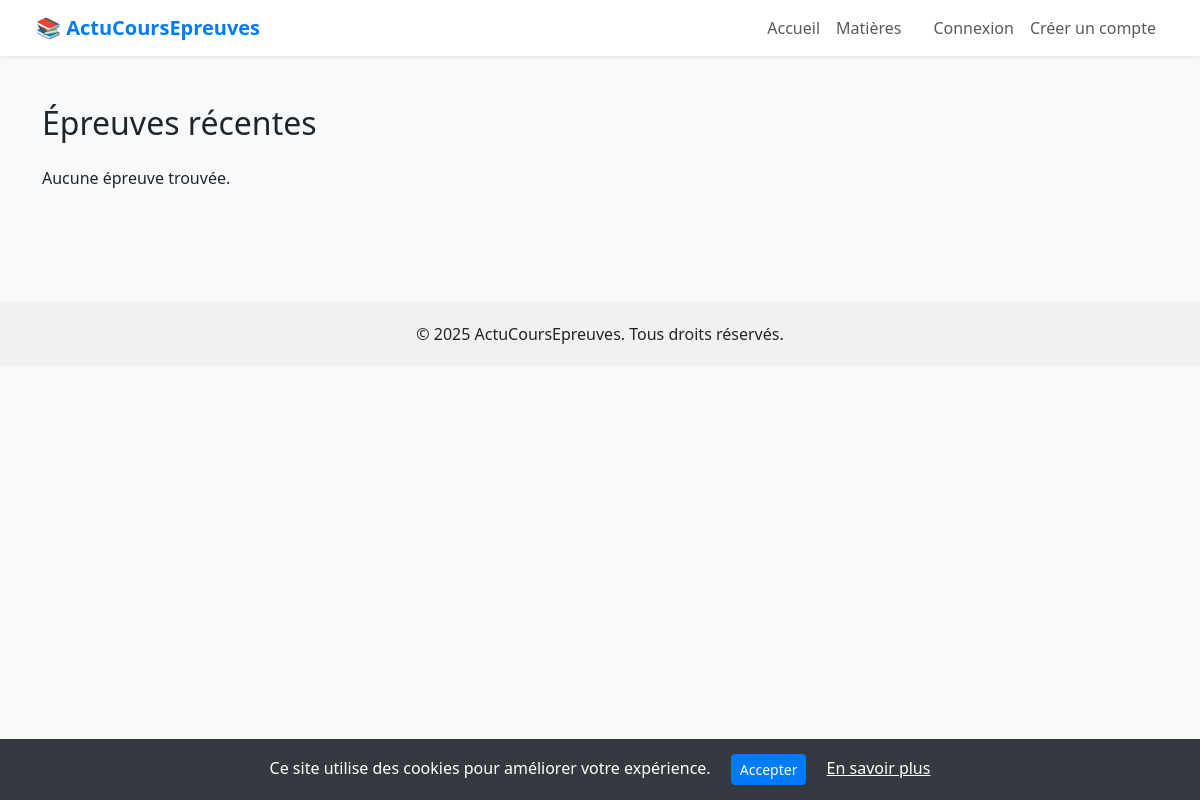
Page /epreuves-recentes/ on the earlier database version.
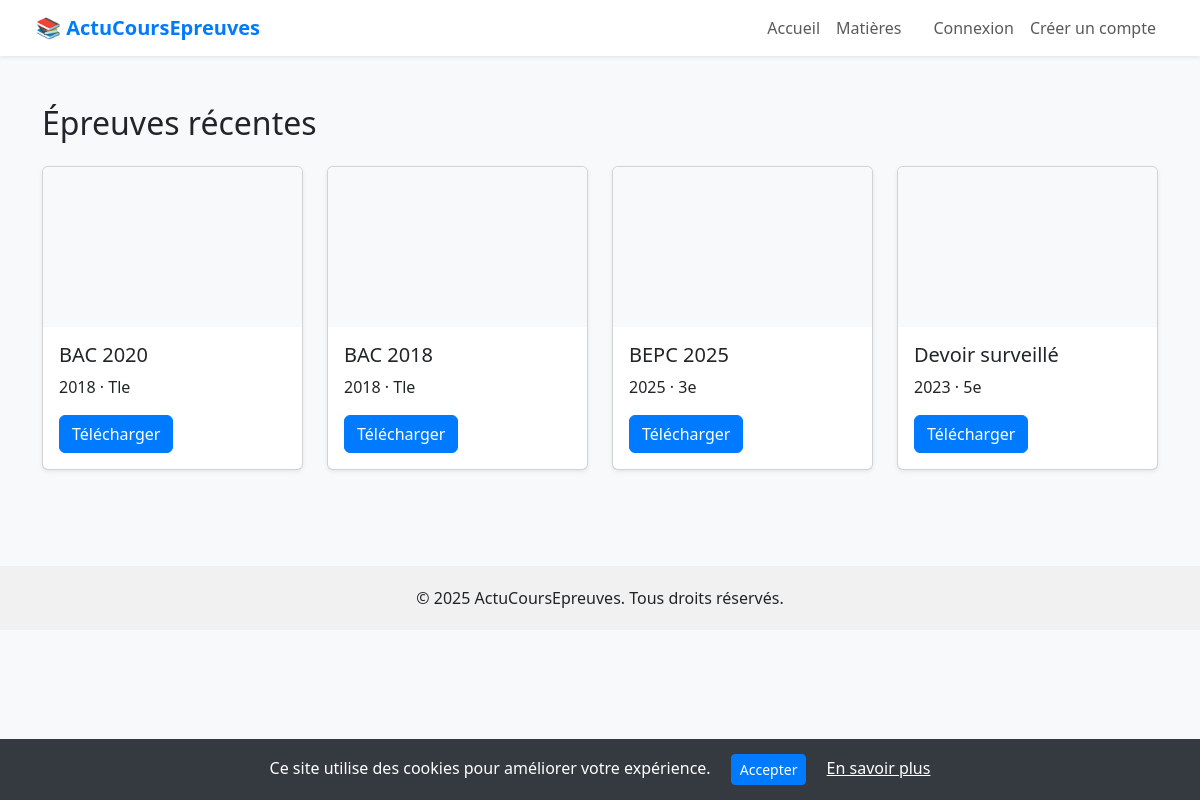
Same page on the later database version.
### blog/models.py (models this page shows, shortened)
class Epreuve(models.Model):
    niveau = models.CharField(max_length=100, choices=NIVEAUX, default='Tle')
    titre = models.CharField(max_length=255)
    lien_drive = models.URLField(blank=True, null=True)
    lien_drive_corrige = models.URLField(blank=True, null=True)
    prix = models.DecimalField(max_digits=6, decimal_places=2)
    matiere = models.ForeignKey(Matiere, on_delete=models.CASCADE)
    annee = models.PositiveIntegerField(default='2024')
    telechargements = models.IntegerField(default=0)
    created_at = models.DateTimeField(auto_now_add=True)
    utilisateurs_telechargeurs = models.ManyToManyField(User, blank=True)

### blog/views.py (the view)
# urls.py: path('epreuves-recentes/', views.epreuves_recentes, name='epreuves_recentes'),
def epreuves_recentes(request):
    epreuves = Epreuve.objects.order_by('-created_at')[:10]
    for e in epreuves:
        e.icon = get_matiere_icon(e.matiere.nom if e.matiere else "")
    return render(request, 'epreuves_recentes.html', {'epreuves': epreuves})

### blog/utils.py (called while the page is built)
def get_matiere_icon(nom):
    return {
        "Mathématiques": "📐",
        "Physique-Chimie": "⚛️",
        "Français": "📚",
        "SVT": "🔬",
        "Anglais": "🇬🇧",
        "Histoire-Géographie": "🌍",
        "Philosophie": "🤔",
        "EPS": "🏃",
        "Informatique": "💻",
        "Économie": "💰",
        "Technologie": "🔧",
        "Espagnol": "🗣️",
        "Allemand": "🗣️",
        "Arts Appliqués": "🎨",
    }.get(nom, "📘")

### blog/templates/epreuves_recentes.html (shortened to what this page needs)
{% extends 'base.html' %}
{% block content %}
<div class="container py-5">
  <h2 class="mb-4">Épreuves récentes</h2>
  <div class="row row-cols-1 row-cols-md-2 row-cols-lg-4 g-4">
    {% for epreuve in epreuves %}
      <div class="col">
        <div class="card h-100 shadow-sm">
          <div class="card-img-top d-flex justify-content-center align-items-center bg-light" style="height: 160px; font-size: 4rem;">
          </div>
          <div class="card-body">
            <h5 class="card-title">{{ epreuve.titre }}</h5>
            <p>{{ epreuve.annee }} · {{ epreuve.niveau }}</p>
            <div class="d-flex justify-content-between">
              <a href="{% url 'telecharger_epreuve' epreuve.id %}" class="btn btn-primary">Télécharger</a>
            </div>
          </div>
        </div>
      </div>
    {% empty %}
      <p>Aucune épreuve trouvée.</p>
    {% endfor %}
  </div>
</div>
{% endblock %}

### blog/templates/base.html (shortened to what this page needs)
<!DOCTYPE html>
<html lang="fr">
<head>
  <link rel="stylesheet" href="https://cdn.jsdelivr.net/npm/bootstrap-icons@1.10.5/font/bootstrap-icons.css">
  <link href="https://cdn.jsdelivr.net/npm/bootstrap@5.3.2/dist/css/bootstrap.min.css" rel="stylesheet">
</head>
<body>
  <nav class="navbar navbar-expand-lg navbar-light bg-white sticky-top shadow-sm px-4">
    <div class="container-fluid">
      <a class="navbar-brand fw-bold" href="{% url 'home' %}" style="color: #007bff;">
        📚 ActuCoursEpreuves
      </a>
      <div class="collapse navbar-collapse" id="navbarNav">
        <ul class="navbar-nav ms-auto mb-2 mb-lg-0">
          <li class="nav-item">
            <a class="nav-link" href="{% url 'home' %}">Accueil</a>
          </li>
          <li class="nav-item">
            <a class="nav-link" href="{% url 'liste_matieres' %}">Matières</a>
          </li>
        </ul>
        <ul class="navbar-nav ms-3">
          {% if user.is_authenticated %}
            <li class="nav-item dropdown">
              <a class="nav-link dropdown-toggle d-flex align-items-center" href="#" role="button" data-bs-toggle="dropdown" aria-expanded="false">
                <i class="bi bi-person-circle fs-5"></i>
              </a>
              <ul class="dropdown-menu dropdown-menu-end">
                <li class="dropdown-item-text">
                  👋 Bonjour, {{ user.first_name|default:user.username }}
                </li>
                <li><hr class="dropdown-divider"></li>
                 <li>
                  <a class="dropdown-item" href="{% url 'mes_documents' %}">📄 Mes téléchargements</a>
                 </li>
                 <li>
                  <form method="post" action="{% url 'logout' %}" class="dropdown-item m-0 p-0">
                    {% csrf_token %}
                    <button type="submit" class="btn w-100 text-start text-white bg-danger hover-white dropdown-item" style="border: none;"> Déconnexion</button>
                  </form>
                 </li>
              </ul>
            </li>
            {% else %}
              <li class="nav-item">
                <a class="nav-link" href="{% url 'login' %}"> Connexion</a>
              </li>
              <li class="nav-item">
                <a class="nav-link" href="{% url 'register' %}">Créer un compte</a>
              </li>
            {% endif %}
        </ul>
      </div>
    </div>
  </nav>
  <main>
    {% block content %}
    {% endblock %}
  </main>
  <footer class="text-center mt-5">
    <p class="mb-0">© 2025 ActuCoursEpreuves. Tous droits réservés.</p>
  </footer>
  {% if not request.COOKIES.cookies_accepted %}
    <div id="cookie-banner" style="position: fixed; bottom: 0; width: 100%; background: #343a40; color: white; padding: 15px; text-align: center; z-index: 1050;">
      Ce site utilise des cookies pour améliorer votre expérience.
      <button id="accept-cookies-btn" class="btn btn-primary btn-sm ms-3">Accepter</button>
      <a href="{% url 'cookies' %}" class="text-white ms-3 text-decoration-underline">En savoir plus</a>
    </div>
  {% endif %}
</body>
</html>

### blog/templates/base.html (style rules this page uses)
body { background-color: #f8f9fa; }
.navbar-brand { font-weight: bold; color: #007bff !important; }
.navbar-nav .nav-link { transition: background-color 0.3s ease; border-radius: 5px; padding: 8px 12px; }
footer { background-color: #f1f1f1; padding: 20px 0; }
.btn-primary { background-color: #007bff; border-color: #007bff; }

Differences in the rows shown:
added Epreuve: titre "BAC 2020", annee "2018", niveau "Tle"
added Epreuve: titre "BAC 2018", annee "2018", niveau "Tle"
added Epreuve: titre "BEPC 2025", annee "2025", niveau "3e"
added Epreuve: titre "Devoir surveillé", annee "2023", niveau "5e"
Other differences:
text no longer shown: "Aucune épreuve trouvée."
